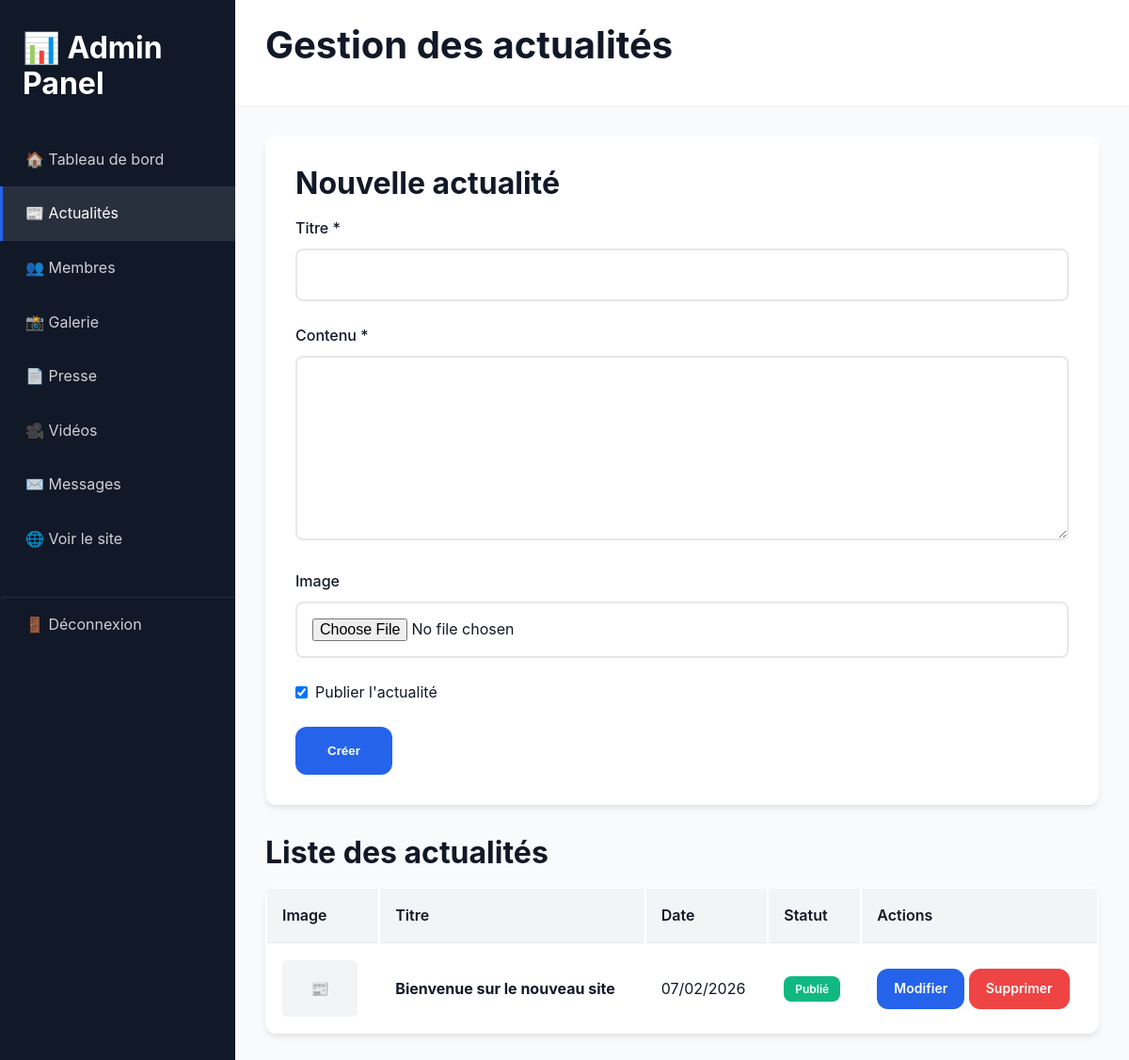
Page /admin/news.php (signed in) on the committed database.
### tables this page shows
CREATE TABLE IF NOT EXISTS news (
    id INT AUTO_INCREMENT PRIMARY KEY,
    title VARCHAR(255) NOT NULL,
    content TEXT NOT NULL,
    image VARCHAR(255),
    created_at DATETIME DEFAULT CURRENT_TIMESTAMP,
    updated_at DATETIME DEFAULT CURRENT_TIMESTAMP ON UPDATE CURRENT_TIMESTAMP,
    published BOOLEAN DEFAULT 1
);

### admin/news.php (the view, shortened to what this page needs)
<?php
require_once '../includes/config.php';
$edit_news = null;
$news_list = $pdo->query("SELECT * FROM news ORDER BY created_at DESC")->fetchAll();
$page_title = "Gestion des actualités";
?>
<!DOCTYPE html>
<html lang="fr">
<head>
    <link rel="stylesheet" href="../assets/css/style.css">
</head>
<body>
    <div class="admin-container">
        <div class="admin-sidebar">
            <h2>📊 Admin Panel</h2>
            <nav class="admin-menu">
                <a href="index.php">🏠 Tableau de bord</a>
                <a href="news.php" class="active">📰 Actualités</a>
                <a href="members.php">👥 Membres</a>
                <a href="gallery.php">📸 Galerie</a>
                <a href="press.php">📄 Presse</a>
                <a href="videos.php">🎥 Vidéos</a>
                <a href="messages.php">✉️ Messages</a>
                <a href="../index.php" target="_blank">🌐 Voir le site</a>
                <a href="?logout=1" style="margin-top: 2rem; border-top: 1px solid rgba(255,255,255,0.1); padding-top: 1rem;">
                    🚪 Déconnexion
                </a>
            </nav>
        </div>
        <div class="admin-content">
            <div class="admin-header">
                <h1><?php echo $page_title; ?></h1>
            </div>
            <div style="background: white; padding: 2rem; border-radius: var(--radius-lg); margin-bottom: 2rem; box-shadow: var(--shadow-md);">
                <h2><?php echo $edit_news ? 'Modifier l\'actualité' : 'Nouvelle actualité'; ?></h2>
                <form method="POST" enctype="multipart/form-data">
                    <div class="form-group">
                        <label class="form-label">Titre *</label>
                        <input type="text" name="title" class="form-control"
                               value="<?php echo htmlspecialchars($edit_news['title'] ?? ''); ?>" required>
                    </div>
                    <div class="form-group">
                        <label class="form-label">Contenu *</label>
                        <textarea name="content" class="form-control" rows="8" required><?php echo htmlspecialchars($edit_news['content'] ?? ''); ?></textarea>
                    </div>
                    <div class="form-group">
                        <label class="form-label">Image</label>
                        <input type="file" name="image" class="form-control" accept="image/*">
                    </div>
                    <div class="form-group">
                        <label style="display: flex; align-items: center; gap: 0.5rem; cursor: pointer;">
                            <input type="checkbox" name="published"
                                   <?php echo ($edit_news['published'] ?? 1) ? 'checked' : ''; ?>>
                            <span>Publier l'actualité</span>
                        </label>
                    </div>
                    <div style="display: flex; gap: 1rem;">
                        <button type="submit" class="btn btn-primary">
                            <?php echo $edit_news ? 'Modifier' : 'Créer'; ?>
                        </button>
                    </div>
                </form>
            </div>
            <h2>Liste des actualités</h2>
            <?php if (empty($news_list)): ?>
                <p style="text-align: center; padding: 2rem; color: var(--text-secondary);">
                    Aucune actualité pour le moment
                </p>
            <?php else: ?>
                <table>
                    <thead>
                        <tr>
                            <th>Image</th>
                            <th>Titre</th>
                            <th>Date</th>
                            <th>Statut</th>
                            <th>Actions</th>
                        </tr>
                    </thead>
                    <tbody>
                        <?php foreach ($news_list as $item): ?>
                            <tr>
                                <td>
                                    <?php if ($item['image']): ?>
                                        <img src="../uploads/news/<?php echo htmlspecialchars($item['image']); ?>">
                                    <?php else: ?>
                                        <div style="width: 80px; height: 60px; background: var(--background-dark);
                                                    border-radius: var(--radius-sm); display: flex; align-items: center;
                                                    justify-content: center;">📰</div>
                                    <?php endif; ?>
                                </td>
                                <td><strong><?php echo htmlspecialchars($item['title']); ?></strong></td>
                                <td><?php echo date('d/m/Y', strtotime($item['created_at'])); ?></td>
                                <td>
                                    <span class="badge <?php echo $item['published'] ? 'badge-published' : 'badge-draft'; ?>">
                                        <?php echo $item['published'] ? 'Publié' : 'Brouillon'; ?>
                                    </span>
                                </td>
                                <td>
                                    <a href="?edit=<?php echo $item['id']; ?>" class="btn btn-primary" style="padding: 0.5rem 1rem; font-size: 0.875rem;">
                                        Modifier
                                    </a>
                                    <a href="?delete=<?php echo $item['id']; ?>"
                                       onclick="return confirm('Supprimer cette actualité ?')"
                                       class="btn btn-secondary" style="padding: 0.5rem 1rem; font-size: 0.875rem; background: var(--error);">
                                        Supprimer
                                    </a>
                                </td>
                            </tr>
                        <?php endforeach; ?>
                    </tbody>
                </table>
            <?php endif; ?>
        </div>
    </div>
</body>
</html>

### assets/css/style.css (style rules this page uses)
:root { --primary-color: #2563eb; --primary-dark: #1e40af; --primary-light: #3b82f6; --secondary-color: #10b981; --secondary-dark: #059669; --secondary-light: #34d399; --background: #ffffff; --background-light: #f9fafb; --background-dark: #f3f4f6; --text-primary: #111827; --text-secondary: #6b7280; --border-color: #e5e7eb; --success: #10b981; --error: #ef4444; --warning: #f59e0b; --info: #3b82f6; --shadow-sm: 0 1px 2px 0 rgb(0 0 0 / 0.05); --shadow-md: 0 4px 6px -1px rgb(0 0 0 / 0.1); --shadow-lg: 0 10px 15px -3px rgb(0 0 0 / 0.1); --shadow-xl: 0 20px 25px -5px rgb(0 0 0 / 0.1); --spacing-xs: 0.5rem; --spacing-sm: 1rem; --spacing-md: 1.5rem; --spacing-lg: 2rem; --spacing-xl: 3rem; --font-main: 'Inter', -apple-system, BlinkMacSystemFont, 'Segoe UI', sans-serif; --font-heading: 'Poppins', var(--font-main); --radius-sm: 0.375rem; --radius-md: 0.5rem; --radius-lg: 0.75rem; --radius-xl: 1rem; --transition-fast: 150ms ease-in-out; --transition-normal: 300ms ease-in-out; --transition-slow: 500ms ease-in-out; }
* { margin: 0; padding: 0; box-sizing: border-box; }
html { scroll-behavior: smooth; }
body { font-family: var(--font-main); color: var(--text-primary); background-color: var(--background); line-height: 1.6; font-size: 16px; }
h1, h2, h3, h4, h5, h6 { font-family: var(--font-heading); font-weight: 700; line-height: 1.2; margin-bottom: var(--spacing-sm); }
h1 { font-size: 2.5rem; }
h2 { font-size: 2rem; }
a { color: var(--primary-color); text-decoration: none; transition: color var(--transition-fast); }
.btn { display: inline-block; padding: var(--spacing-sm) var(--spacing-lg); background-color: white; color: var(--primary-color); border-radius: var(--radius-lg); font-weight: 600; transition: all var(--transition-normal); border: 2px solid transparent; }
.btn-primary { background-color: var(--primary-color); color: white; }
.btn-secondary { background-color: var(--secondary-color); color: white; }
.form-group { margin-bottom: var(--spacing-md); }
.form-label { display: block; margin-bottom: var(--spacing-xs); font-weight: 500; color: var(--text-primary); }
.form-control { width: 100%; padding: var(--spacing-sm); border: 2px solid var(--border-color); border-radius: var(--radius-md); font-family: var(--font-main); font-size: 1rem; transition: border-color var(--transition-fast); }
textarea.form-control { resize: vertical; min-height: 150px; }

### admin/news.php (style rules this page uses)
.admin-container { display: flex; min-height: 100vh; }
.admin-sidebar { width: 250px; background: var(--text-primary); color: white; padding: 2rem 0; }
.admin-sidebar h2 { color: white; padding: 0 1.5rem; margin-bottom: 2rem; }
.admin-menu a { display: block; padding: 1rem 1.5rem; color: rgba(255,255,255,0.8); text-decoration: none; transition: all 0.3s; border-left: 3px solid transparent; }
.admin-menu a:hover, .admin-menu a.active { background: rgba(255,255,255,0.1); color: white; border-left-color: var(--primary-color); }
.admin-content { flex: 1; padding: 2rem; background: var(--background-light); }
.admin-header { background: white; padding: 1.5rem 2rem; margin: -2rem -2rem 2rem; box-shadow: var(--shadow-sm); display: flex; justify-content: space-between; align-items: center; }
table { width: 100%; background: white; border-radius: var(--radius-lg); overflow: hidden; box-shadow: var(--shadow-md); }
table th, table td { padding: 1rem; text-align: left; border-bottom: 1px solid var(--border-color); }
table th { background: var(--background-dark); font-weight: 600; }
table tr:last-child td { border-bottom: none; }
.badge { display: inline-block; padding: 0.25rem 0.75rem; border-radius: var(--radius-md); font-size: 0.75rem; font-weight: 600; }
.badge-published { background: var(--success); color: white; }

### rows in the picture
news: title "Bienvenue sur le nouveau site", created_at "07/02/2026", published "Publié"

### other values in the picture
$page_title "Gestion des actualités"
